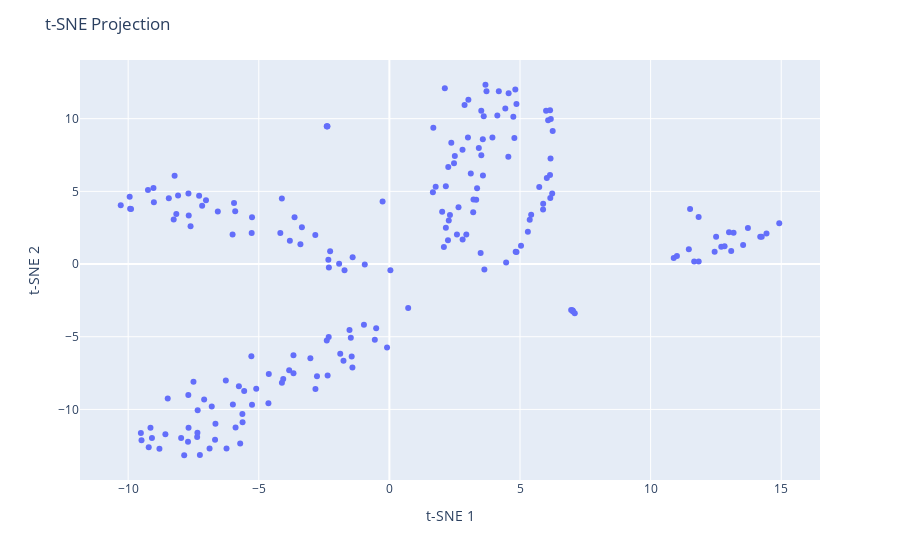

Notebook code cell kept with this figure:
### Markdown cell above
Second step DR: tSNE

### Code cell
import plotly.express as px
import pandas as pd
from sklearn.manifold import TSNE

# two-step DR: PCA+tSNE
df_tsne = df_pivot.drop(columns=['UMAP1', 'UMAP2', 'nodeId'])
tsne = TSNE(n_components=2, random_state=42)
embedding = tsne.fit_transform(df_tsne)

df_pivot['tSNE1'] = embedding[:, 0]
df_pivot['tSNE2'] = embedding[:, 1]

fig = px.scatter(df_pivot, x='tSNE1', y='tSNE2', hover_data={'nodeId': True})

fig.update_layout(title="t-SNE Projection",
                  xaxis_title="t-SNE 1",
                  yaxis_title="t-SNE 2")

fig.show()

### Figure 1 — Plotly figure (JSON) as saved in the notebook; plotly's stock layout.template omitted (floating-point values rounded to 4 significant figures; data arrays with more than 128 entries replaced by an {"elided": "..."} marker saying what was removed)
{"data": [{"customdata": {"elided": "195x1 str values"}, "hovertemplate": "tSNE1=%{x}<br>tSNE2=%{y}<br>nodeId=%{customdata[0]}<extra></extra>", "legendgroup": "", "marker": {"color": "#636efa", "symbol": "circle"}, "mode": "markers", "name": "", "orientation": "v", "showlegend": false, "type": "scatter", "x": {"elided": "195 float values"}, "xaxis": "x", "y": {"elided": "195 float values"}, "yaxis": "y"}], "layout": {"legend": {"tracegroupgap": 0}, "margin": {"t": 60}, "title": {"text": "t-SNE Projection"}, "xaxis": {"anchor": "y", "domain": [0, 1], "title": {"text": "t-SNE 1"}}, "yaxis": {"anchor": "x", "domain": [0, 1], "title": {"text": "t-SNE 2"}}}}
